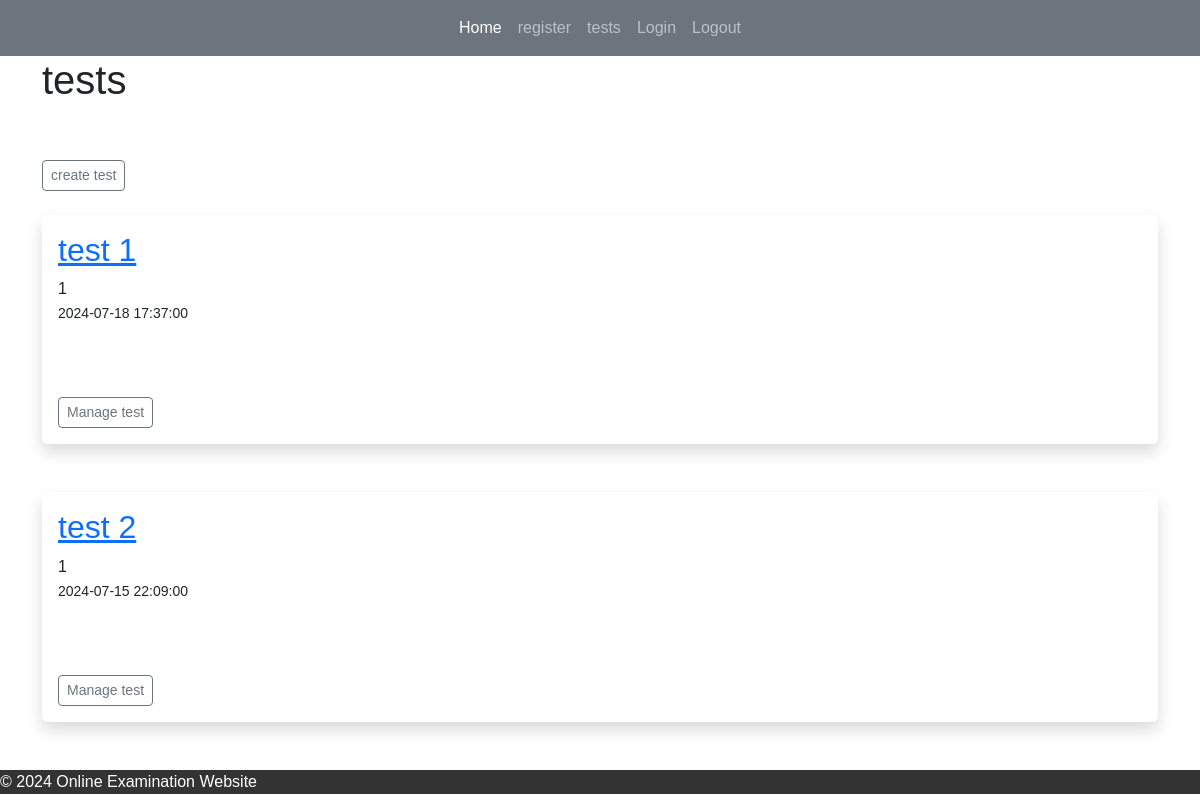
Page /tests (signed in) on the committed database.
### app.py (models this page shows)
class Tests(db.Model):
    test_id = db.Column(db.Integer, primary_key=True)
    title = db.Column(db.String(255))
    start_date = db.Column(db.DateTime, default=datetime.utcnow)
    end_date = db.Column(db.DateTime, default=datetime.utcnow)
    teacher_id = db.Column(db.Integer, db.ForeignKey('users.id'))
    questions = db.relationship("Questions", backref="test")

### app.py (the view)
@app.route('/tests', methods=['GET', 'POST'])
def tests():
	tests = Tests.query.filter_by(teacher_id = current_user.id)
	return render_template("tests.html", tests=tests)

### app.py (called while the page is built)
@login_manager.user_loader
def load_user(user_id):
    return Users.query.get(int(user_id))

### templates/tests.html (shortened to what this page needs)
{% extends 'index.html' %}
{% block content %}
<h1>tests</h1>
<br>
<br/>
<a href="{{ url_for('create_test')}}" class="btn btn-outline-secondary btn-sm">create test</a>
<br/>
<br/>
{% for test in tests %}
<div class="shadow p-3 mb-5 bg-body rounded">
	<h2><a href="{{ url_for('test', id=test.test_id)}}">{{ test.title }}</a></h2>
    {{ test.teacher_id }}<br/>
	<small>{{ test.start_date }}</small> <br/><br/>
	<br/><br/>
	<a href="{{ url_for('test', id=test.test_id)}}" class="btn btn-outline-secondary btn-sm">Manage test</a>
</div>
{% endfor %}
{% endblock %}

### static/main.css (style rules this page uses)
body { font-family: Arial, sans-serif; margin: 0; padding: 0; }

### rows in the picture
Tests: title "test 1", teacher_id "1", start_date "2024-07-18 17:37:00"
Tests: title "test 2", teacher_id "1", start_date "2024-07-15 22:09:00"
